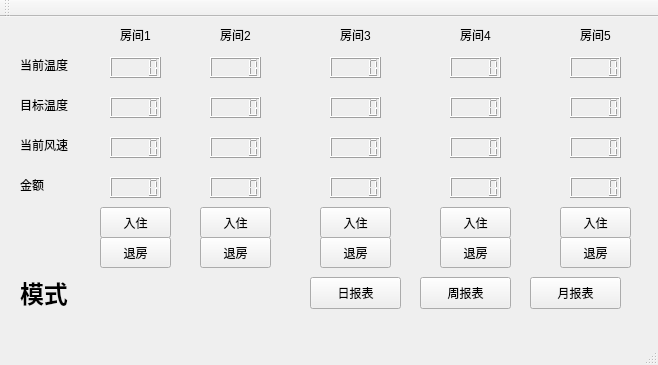
<?xml version="1.0" encoding="UTF-8"?>
<ui version="4.0">
 <class>MainWindow</class>
 <widget class="QMainWindow" name="MainWindow">
  <property name="geometry">
   <rect>
    <x>0</x>
    <y>0</y>
    <width>658</width>
    <height>365</height>
   </rect>
  </property>
  <property name="windowTitle">
   <string>MainWindow</string>
  </property>
  <widget class="QWidget" name="centralWidget">
   <widget class="QLabel" name="label">
    <property name="geometry">
     <rect>
      <x>120</x>
      <y>10</y>
      <width>41</width>
      <height>16</height>
     </rect>
    </property>
    <property name="text">
     <string>房间1</string>
    </property>
   </widget>
   <widget class="QLabel" name="label_2">
    <property name="geometry">
     <rect>
      <x>220</x>
      <y>10</y>
      <width>41</width>
      <height>16</height>
     </rect>
    </property>
    <property name="text">
     <string>房间2</string>
    </property>
   </widget>
   <widget class="QLabel" name="label_3">
    <property name="geometry">
     <rect>
      <x>340</x>
      <y>10</y>
      <width>41</width>
      <height>16</height>
     </rect>
    </property>
    <property name="text">
     <string>房间3</string>
    </property>
   </widget>
   <widget class="QLabel" name="label_4">
    <property name="geometry">
     <rect>
      <x>460</x>
      <y>10</y>
      <width>41</width>
      <height>16</height>
     </rect>
    </property>
    <property name="text">
     <string>房间4</string>
    </property>
   </widget>
   <widget class="QLabel" name="label_5">
    <property name="geometry">
     <rect>
      <x>580</x>
      <y>10</y>
      <width>41</width>
      <height>16</height>
     </rect>
    </property>
    <property name="text">
     <string>房间5</string>
    </property>
   </widget>
   <widget class="QLCDNumber" name="curTemp1">
    <property name="geometry">
     <rect>
      <x>110</x>
      <y>40</y>
      <width>51</width>
      <height>21</height>
     </rect>
    </property>
   </widget>
   <widget class="QLCDNumber" name="targetTemp1">
    <property name="geometry">
     <rect>
      <x>110</x>
      <y>80</y>
      <width>51</width>
      <height>21</height>
     </rect>
    </property>
   </widget>
   <widget class="QLCDNumber" name="fanLevel1">
    <property name="geometry">
     <rect>
      <x>110</x>
      <y>120</y>
      <width>51</width>
      <height>21</height>
     </rect>
    </property>
   </widget>
   <widget class="QLabel" name="label_6">
    <property name="geometry">
     <rect>
      <x>20</x>
      <y>40</y>
      <width>59</width>
      <height>16</height>
     </rect>
    </property>
    <property name="text">
     <string>当前温度</string>
    </property>
   </widget>
   <widget class="QLabel" name="label_7">
    <property name="geometry">
     <rect>
      <x>20</x>
      <y>80</y>
      <width>59</width>
      <height>16</height>
     </rect>
    </property>
    <property name="text">
     <string>目标温度</string>
    </property>
   </widget>
   <widget class="QLabel" name="label_8">
    <property name="geometry">
     <rect>
      <x>20</x>
      <y>120</y>
      <width>59</width>
      <height>16</height>
     </rect>
    </property>
    <property name="text">
     <string>当前风速</string>
    </property>
   </widget>
   <widget class="QLCDNumber" name="cost1">
    <property name="geometry">
     <rect>
      <x>110</x>
      <y>160</y>
      <width>51</width>
      <height>21</height>
     </rect>
    </property>
   </widget>
   <widget class="QLabel" name="label_9">
    <property name="geometry">
     <rect>
      <x>20</x>
      <y>160</y>
      <width>59</width>
      <height>16</height>
     </rect>
    </property>
    <property name="text">
     <string>金额</string>
    </property>
   </widget>
   <widget class="QLabel" name="label_10">
    <property name="geometry">
     <rect>
      <x>20</x>
      <y>260</y>
      <width>51</width>
      <height>31</height>
     </rect>
    </property>
    <property name="font">
     <font>
      <pointsize>18</pointsize>
      <weight>75</weight>
      <bold>true</bold>
     </font>
    </property>
    <property name="text">
     <string>模式</string>
    </property>
   </widget>
   <widget class="QLCDNumber" name="fanLevel2">
    <property name="geometry">
     <rect>
      <x>210</x>
      <y>120</y>
      <width>51</width>
      <height>21</height>
     </rect>
    </property>
   </widget>
   <widget class="QLCDNumber" name="targetTemp2">
    <property name="geometry">
     <rect>
      <x>210</x>
      <y>80</y>
      <width>51</width>
      <height>21</height>
     </rect>
    </property>
   </widget>
   <widget class="QLCDNumber" name="cost2">
    <property name="geometry">
     <rect>
      <x>210</x>
      <y>160</y>
      <width>51</width>
      <height>21</height>
     </rect>
    </property>
   </widget>
   <widget class="QLCDNumber" name="curTemp2">
    <property name="geometry">
     <rect>
      <x>210</x>
      <y>40</y>
      <width>51</width>
      <height>21</height>
     </rect>
    </property>
   </widget>
   <widget class="QLCDNumber" name="fanLevel3">
    <property name="geometry">
     <rect>
      <x>330</x>
      <y>120</y>
      <width>51</width>
      <height>21</height>
     </rect>
    </property>
   </widget>
   <widget class="QLCDNumber" name="targetTemp3">
    <property name="geometry">
     <rect>
      <x>330</x>
      <y>80</y>
      <width>51</width>
      <height>21</height>
     </rect>
    </property>
   </widget>
   <widget class="QLCDNumber" name="cost3">
    <property name="geometry">
     <rect>
      <x>330</x>
      <y>160</y>
      <width>51</width>
      <height>21</height>
     </rect>
    </property>
   </widget>
   <widget class="QLCDNumber" name="curTemp3">
    <property name="geometry">
     <rect>
      <x>330</x>
      <y>40</y>
      <width>51</width>
      <height>21</height>
     </rect>
    </property>
   </widget>
   <widget class="QLCDNumber" name="fanLevel4">
    <property name="geometry">
     <rect>
      <x>450</x>
      <y>120</y>
      <width>51</width>
      <height>21</height>
     </rect>
    </property>
   </widget>
   <widget class="QLCDNumber" name="targetTemp4">
    <property name="geometry">
     <rect>
      <x>450</x>
      <y>80</y>
      <width>51</width>
      <height>21</height>
     </rect>
    </property>
   </widget>
   <widget class="QLCDNumber" name="cost4">
    <property name="geometry">
     <rect>
      <x>450</x>
      <y>160</y>
      <width>51</width>
      <height>21</height>
     </rect>
    </property>
   </widget>
   <widget class="QLCDNumber" name="curTemp4">
    <property name="geometry">
     <rect>
      <x>450</x>
      <y>40</y>
      <width>51</width>
      <height>21</height>
     </rect>
    </property>
   </widget>
   <widget class="QLCDNumber" name="fanLevel5">
    <property name="geometry">
     <rect>
      <x>570</x>
      <y>120</y>
      <width>51</width>
      <height>21</height>
     </rect>
    </property>
   </widget>
   <widget class="QLCDNumber" name="targetTemp5">
    <property name="geometry">
     <rect>
      <x>570</x>
      <y>80</y>
      <width>51</width>
      <height>21</height>
     </rect>
    </property>
   </widget>
   <widget class="QLCDNumber" name="cost5">
    <property name="geometry">
     <rect>
      <x>570</x>
      <y>160</y>
      <width>51</width>
      <height>21</height>
     </rect>
    </property>
   </widget>
   <widget class="QLCDNumber" name="curTemp5">
    <property name="geometry">
     <rect>
      <x>570</x>
      <y>40</y>
      <width>51</width>
      <height>21</height>
     </rect>
    </property>
   </widget>
   <widget class="QLabel" name="modeLabel">
    <property name="geometry">
     <rect>
      <x>80</x>
      <y>260</y>
      <width>81</width>
      <height>31</height>
     </rect>
    </property>
    <property name="font">
     <font>
      <pointsize>15</pointsize>
     </font>
    </property>
    <property name="text">
     <string/>
    </property>
   </widget>
   <widget class="QPushButton" name="checkout2">
    <property name="geometry">
     <rect>
      <x>100</x>
      <y>220</y>
      <width>71</width>
      <height>31</height>
     </rect>
    </property>
    <property name="text">
     <string>退房</string>
    </property>
   </widget>
   <widget class="QPushButton" name="checkin1">
    <property name="geometry">
     <rect>
      <x>100</x>
      <y>190</y>
      <width>71</width>
      <height>31</height>
     </rect>
    </property>
    <property name="text">
     <string>入住</string>
    </property>
   </widget>
   <widget class="QPushButton" name="checkin2">
    <property name="geometry">
     <rect>
      <x>200</x>
      <y>190</y>
      <width>71</width>
      <height>31</height>
     </rect>
    </property>
    <property name="text">
     <string>入住</string>
    </property>
   </widget>
   <widget class="QPushButton" name="checkout2_2">
    <property name="geometry">
     <rect>
      <x>200</x>
      <y>220</y>
      <width>71</width>
      <height>31</height>
     </rect>
    </property>
    <property name="text">
     <string>退房</string>
    </property>
   </widget>
   <widget class="QPushButton" name="checkin3">
    <property name="geometry">
     <rect>
      <x>320</x>
      <y>190</y>
      <width>71</width>
      <height>31</height>
     </rect>
    </property>
    <property name="text">
     <string>入住</string>
    </property>
   </widget>
   <widget class="QPushButton" name="checkout3">
    <property name="geometry">
     <rect>
      <x>320</x>
      <y>220</y>
      <width>71</width>
      <height>31</height>
     </rect>
    </property>
    <property name="text">
     <string>退房</string>
    </property>
   </widget>
   <widget class="QPushButton" name="checkin4">
    <property name="geometry">
     <rect>
      <x>440</x>
      <y>190</y>
      <width>71</width>
      <height>31</height>
     </rect>
    </property>
    <property name="text">
     <string>入住</string>
    </property>
   </widget>
   <widget class="QPushButton" name="checkout4">
    <property name="geometry">
     <rect>
      <x>440</x>
      <y>220</y>
      <width>71</width>
      <height>31</height>
     </rect>
    </property>
    <property name="text">
     <string>退房</string>
    </property>
   </widget>
   <widget class="QPushButton" name="checkin5">
    <property name="geometry">
     <rect>
      <x>560</x>
      <y>190</y>
      <width>71</width>
      <height>31</height>
     </rect>
    </property>
    <property name="text">
     <string>入住</string>
    </property>
   </widget>
   <widget class="QPushButton" name="checkout5">
    <property name="geometry">
     <rect>
      <x>560</x>
      <y>220</y>
      <width>71</width>
      <height>31</height>
     </rect>
    </property>
    <property name="text">
     <string>退房</string>
    </property>
   </widget>
   <widget class="QPushButton" name="dayReport">
    <property name="geometry">
     <rect>
      <x>310</x>
      <y>260</y>
      <width>91</width>
      <height>32</height>
     </rect>
    </property>
    <property name="text">
     <string>日报表</string>
    </property>
   </widget>
   <widget class="QPushButton" name="weekReport">
    <property name="geometry">
     <rect>
      <x>420</x>
      <y>260</y>
      <width>91</width>
      <height>32</height>
     </rect>
    </property>
    <property name="text">
     <string>周报表</string>
    </property>
   </widget>
   <widget class="QPushButton" name="monthReport">
    <property name="geometry">
     <rect>
      <x>530</x>
      <y>260</y>
      <width>91</width>
      <height>32</height>
     </rect>
    </property>
    <property name="text">
     <string>月报表</string>
    </property>
   </widget>
  </widget>
  <widget class="QMenuBar" name="menuBar">
   <property name="geometry">
    <rect>
     <x>0</x>
     <y>0</y>
     <width>658</width>
     <height>22</height>
    </rect>
   </property>
  </widget>
  <widget class="QToolBar" name="mainToolBar">
   <attribute name="toolBarArea">
    <enum>TopToolBarArea</enum>
   </attribute>
   <attribute name="toolBarBreak">
    <bool>false</bool>
   </attribute>
  </widget>
  <widget class="QStatusBar" name="statusBar"/>
 </widget>
 <layoutdefault spacing="6" margin="11"/>
 <resources/>
 <connections/>
</ui>
